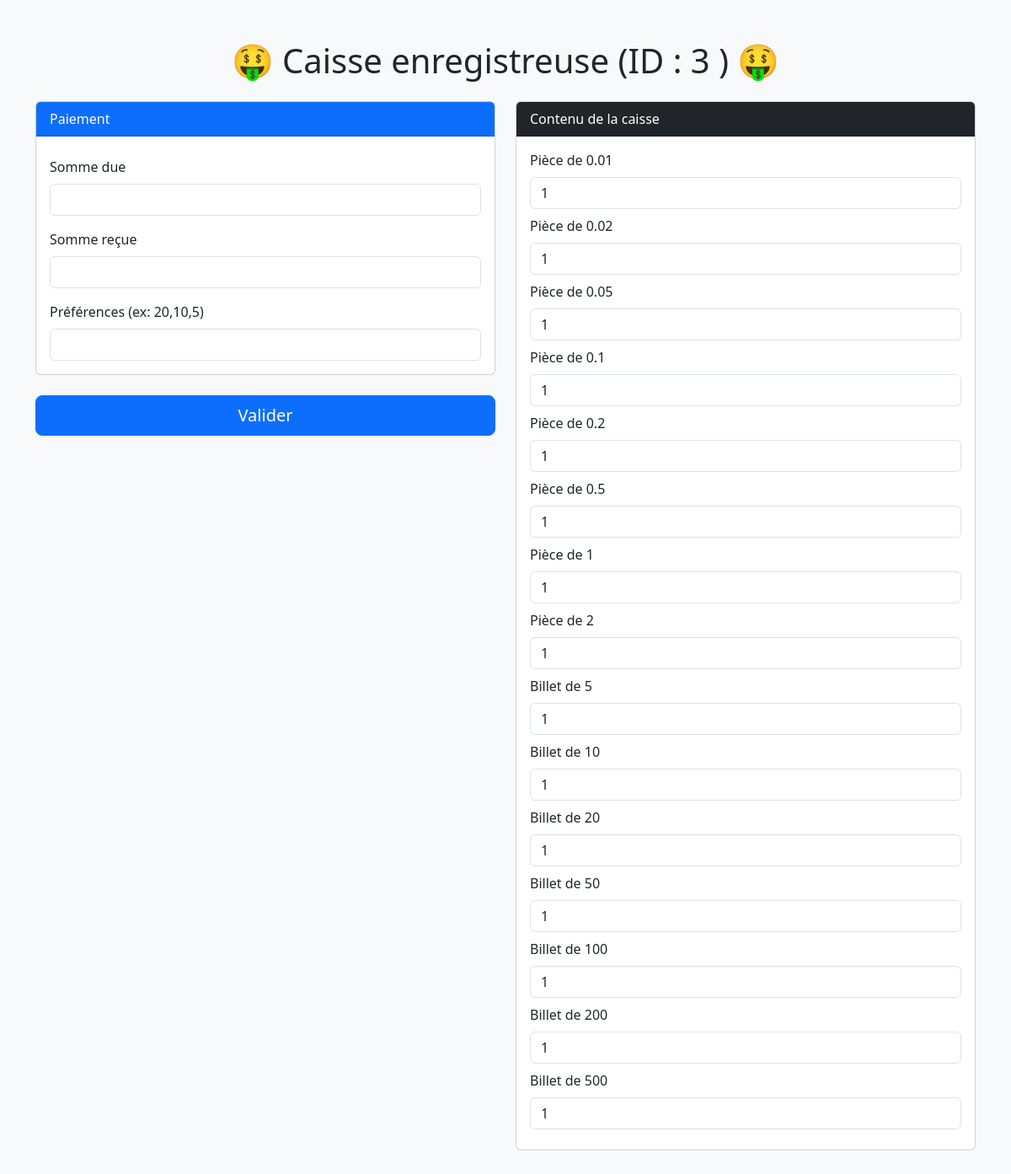
Page /Ex1.php (signed in) on the committed database.
### tables this page shows
CREATE TABLE valeurs (
    value_cents INT AUTO_INCREMENT PRIMARY KEY,
    value_quantity INT NOT NULL,
    value_name VARCHAR(255) NOT NULL,
    cashier_id INT NOT NULL
);

### DB.php (called while the page is built, shortened)
<?php
class Database {
    private $db;
    private static $instance = null;
    private function __construct() {
        try {
            $connectOptions = array(PDO::ATTR_ERRMODE => PDO::ERRMODE_EXCEPTION);
            $this->db = new PDO('mysql:host='.DB_HOST.';dbname='.DB_NAME.';port='.DB_PORT, DB_USER, DB_PASS, $connectOptions);
        } catch(PDOException $e) {
            throw new PDOException("Erreur de connexion à la base de données : " . $e->getMessage());
        }
    }
    public static function getInstance() {
        if (self::$instance === null) {
            self::$instance = new self();
        }
        return self::$instance;
    }
    private function executeQuery($sql, $data = []) {
        try {
            $stmt = $this->db->prepare($sql);
            $stmt->execute($data);
            return $stmt;
        } catch (PDOException $e) {
            $this->rollback();
            $trace = $e->getTrace();
            $caller = null;
            $skipClasses = ['Database', 'PDO', 'PDOStatement'];
            foreach ($trace as $t) {
                if (!isset($t['class']) || !in_array($t['class'], $skipClasses)) {
                    $caller = $t;
                    break;
                }
            }
            if (!$caller && !empty($trace)) {
                $caller = $trace[0];
            }
            $SQLAvecParams = strtr($sql, array_combine(
                array_keys($data),
                array_map(function ($value) {
                    return is_null($value) ? 'NULL' : (is_numeric($value) ? $value : "'" . addslashes($value) . "'");
                }, $data)
            ));
            $errorDetails = [
                "sql_error" => true,
                "message" => $e->getMessage(),
                "sql_original" => $sql,
                "sql_params" => $data,
                "sql_complete" => $SQLAvecParams,
                "sql_code" => $e->getCode(),
                "file" => $caller['file'] ?? $e->getFile(),
                "line" => $caller['line'] ?? $e->getLine(),
                "function" => $caller['function'] ?? 'Inconnu',
                "class" => $caller['class'] ?? 'Inconnu',
                "trace" => $e->getTraceAsString()
            ];
            $this->errorLogMessage = json_encode($errorDetails, JSON_PRETTY_PRINT);
            self::$lastSqlError = $errorDetails;
            throw new PDOException("Erreur SQL: " . $e->getMessage(), 0, $e);
        }
    }
    public function fetchAll($sql, $data = []) {
        return $this->executeQuery($sql, $data)->fetchAll(PDO::FETCH_ASSOC);
    }
}

### Ex1.php (the view, shortened to what this page needs)
<?php
    require_once("./DB.php");
    $DB = Database::getInstance();
    $cashRegister  = [];
    $SQL = "SELECT *
            FROM cashier
            JOIN valeurs ON valeurs.cashier_id = cashier.cashier_id
            WHERE cashier.cashier_id = :cashier_id";
    $result = $DB->fetchAll($SQL, [':cashier_id' => 1]);
    foreach ($result as $row) {
        $cashRegister[$row["value_cents"]] = $row["value_quantity"];
    }
?>
<!DOCTYPE html>
<html lang="fr">
<head>
    <link rel="stylesheet" href="https://cdn.jsdelivr.net/npm/bootstrap@5.3.3/dist/css/bootstrap.min.css">
</head>
<body class="bg-light">
<div class="container py-5">
    <h1 class="text-center mb-4">🤑 Caisse enregistreuse (ID : <?= $_SESSION['USER_ID'] ?> ) 🤑</h1>
    <form method="post">
        <div class="row">
            <div class="col-md-6">
                <div class="card mb-4">
                    <div class="card-header bg-primary text-white">Paiement</div>
                    <div class="card-body">
                        <label class="form-label mt-2">Somme due</label>
                        <input type="number" step="0.01" name="PRICE_TO_PAY" class="form-control" value="<?= $_POST['PRICE_TO_PAY'] ?? '' ?>">
                        <label class="form-label mt-3">Somme reçue</label>
                        <input type="number" step="0.01" name="AMOUNT_CUSTOMER_GAVE" class="form-control" value="<?= $_POST['AMOUNT_CUSTOMER_GAVE'] ?? '' ?>">
                        <label class="form-label mt-3">Préférences (ex: 20,10,5)</label>
                        <input type="text" name="PREFERENCES" class="form-control" value="<?= $_POST['PREFERENCES'] ?? '' ?>">
                    </div>
                </div>
                <button type="submit" class="btn btn-primary w-100 btn-lg">Valider</button>
            </div>
            <div class="col-md-6">
                <div class="card">
                    <div class="card-header bg-dark text-white">Contenu de la caisse</div>
                    <div class="card-body">
                        <?php foreach ($result as $row): ?>
                            <label class="form-label"><?= $row['value_name'] ?></label>
                            <input type="number" class="form-control mb-2" name="MONEY_<?= $row['value_cents'] ?>" value="<?= $cashRegister[$row['value_cents']] ?>" min="0">
                        <?php endforeach; ?>
                    </div>
                </div>
            </div>
        </div>
    </form>
</div>
</body>
</html>

### rows in the picture
valeurs: value_name "Pièce de 0.01", value_cents "1"
valeurs: value_name "Pièce de 0.02", value_cents "1"
valeurs: value_name "Pièce de 0.05", value_cents "1"
valeurs: value_name "Pièce de 0.1", value_cents "1"
valeurs: value_name "Pièce de 0.2", value_cents "1"
valeurs: value_name "Pièce de 0.5", value_cents "1"
valeurs: value_name "Pièce de 1", value_cents "1"
valeurs: value_name "Pièce de 2", value_cents "1"
valeurs: value_name "Billet de 5", value_cents "1"
valeurs: value_name "Billet de 10", value_cents "1"
valeurs: value_name "Billet de 20", value_cents "1"
valeurs: value_name "Billet de 50", value_cents "1"
valeurs: value_name "Billet de 100", value_cents "1"
valeurs: value_name "Billet de 200", value_cents "1"
valeurs: value_name "Billet de 500", value_cents "1"

### other values in the picture
$_SESSION['USER_ID'] "3"
